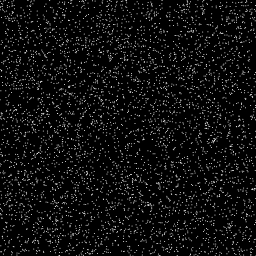
Frame 1 (no input)
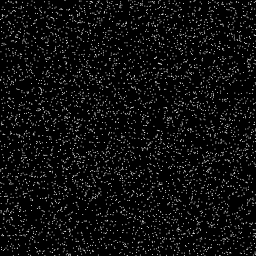
Frame 60 (no input)
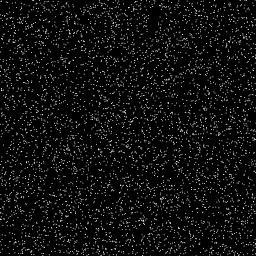
Frame 120 (the mouse pressed at the canvas centre since frame 60)

The p5.js sketch that drew these frames (run headless with seeded random() and noise() and a simulated clock; from frame 60 on, the mouse is pressed at the canvas centre):

// p5.js sketch
// ── sketch.js
/* DN3008 Generative Art, Ashley Hi 2026
 * Week 5 - Randomness & Noise
 * Biased Noise
 */

function setup() {
  createCanvas(256, 256);
  frameRate(60);
  stroke(255);
  noFill();
}

function draw() {
  background(0);

  // Uncomment the code to try the different examples.
  // Comment it again before running the next one.

  //=== 1 - even distribution of random points ===
  for (var i = 0; i < 5000; i++) {
    var x = random(0, width);
    var y = random(0, height);
    point(x, y);
  }

  //=== 2 - bias towards the left ===
  //for (var i = 0; i < 5000; i++) {
  //  var x = min(random(0, width), random(0, width));
  //  var y = random(0, height);
  //  point(x, y);
  //}

  //=== 3 - bias towards bottom left corner ===
  //for (var i = 0; i < 5000; i++) {
  //  var x = min(random(0, width), random(0, width));
  //  var y = max(random(0, height), random(0, height));
  //  point(x, y);
  //}

  //=== 4 - create more extreme effects ===
  // for (var i = 0; i < 5000; i++) {
  //   var x = getMinBiasRand(0, width, 5);
  //   var y = getMaxBiasRand(0, height, 5);
  //   point(x, y);
  // }
}

function getMinBiasRand(_min, _max, iters) {
  var r = _max;
  for (var i = 0; i < iters; i++) {
    r = min(r, random(_min, _max));
  }
  return r;
}

function getMaxBiasRand(_min, _max, iters) {
  var r = _min;
  for (var i = 0; i < iters; i++) {
    r = max(r, random(_min, _max));
  }
  return r;
}
